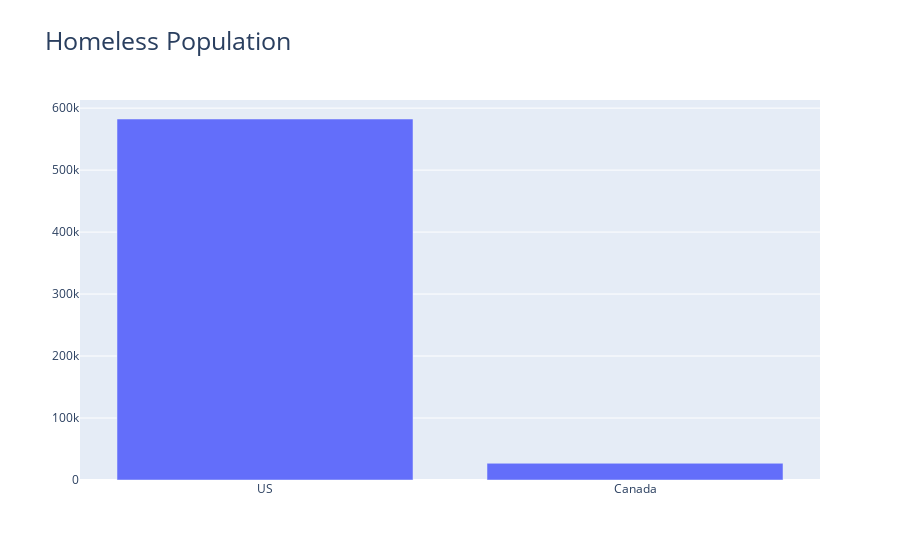

Notebook code cell kept with this figure:
### Code cell
country = ['US', 'Canada']
homeless = [582462,27000]
data = [go.Bar(
   x = country,
   y = homeless
)]
fig = go.Figure(data=data)
#fig.update_layout(template='plotly_dark')
fig.update_layout(title_text = "Homeless Population",
                 title_font_size=25)
fig.show()

### Figure 1 — Plotly figure (JSON) as saved in the notebook; plotly's stock layout.template omitted (floating-point values rounded to 4 significant figures)
{"data": [{"type": "bar", "x": ["US", "Canada"], "y": [582462, 27000]}], "layout": {"title": {"font": {"size": 25}, "text": "Homeless Population"}}}
